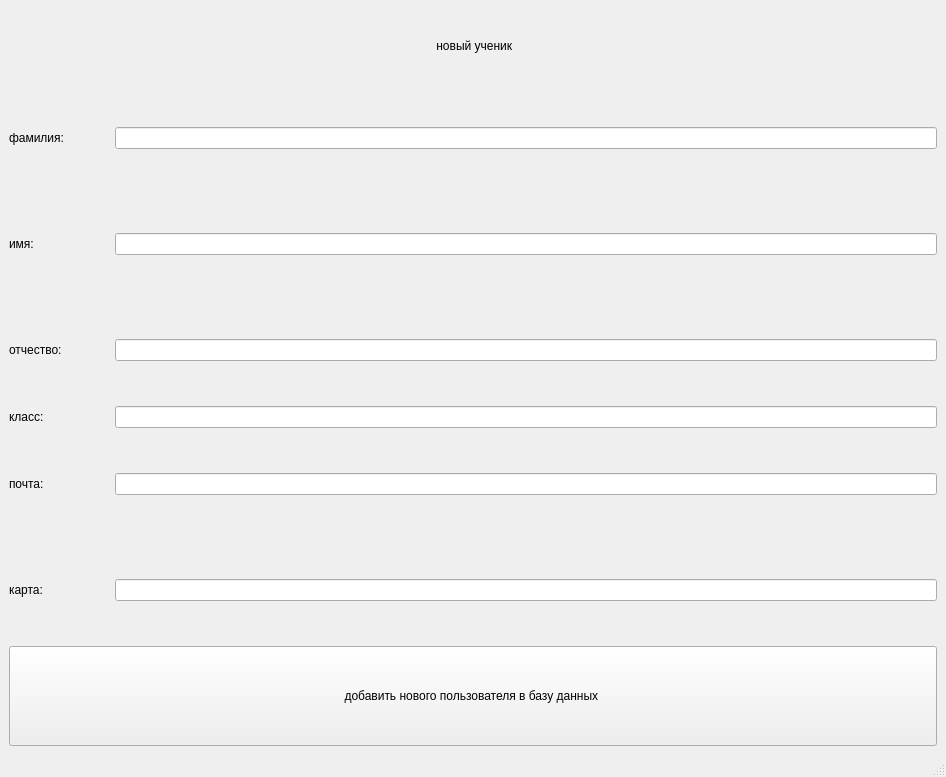
<?xml version="1.0" encoding="UTF-8"?>
<ui version="4.0">
 <class>MainWindow</class>
 <widget class="QMainWindow" name="MainWindow">
  <property name="geometry">
   <rect>
    <x>0</x>
    <y>0</y>
    <width>946</width>
    <height>777</height>
   </rect>
  </property>
  <property name="windowTitle">
   <string>MainWindow</string>
  </property>
  <widget class="QWidget" name="centralwidget">
   <layout class="QVBoxLayout" name="verticalLayout">
    <item>
     <layout class="QGridLayout" name="gridLayout_2">
      <item row="2" column="0">
       <widget class="QPushButton" name="append_student">
        <property name="minimumSize">
         <size>
          <width>0</width>
          <height>100</height>
         </size>
        </property>
        <property name="text">
         <string>добавить нового пользователя в базу данных </string>
        </property>
       </widget>
      </item>
      <item row="1" column="0">
       <layout class="QGridLayout" name="gridLayout">
        <item row="4" column="1">
         <widget class="QLineEdit" name="mail_s_l"/>
        </item>
        <item row="1" column="1">
         <widget class="QLineEdit" name="n_s_l"/>
        </item>
        <item row="0" column="0">
         <widget class="QLabel" name="s_s_t">
          <property name="minimumSize">
           <size>
            <width>100</width>
            <height>100</height>
           </size>
          </property>
          <property name="text">
           <string>фамилия:</string>
          </property>
         </widget>
        </item>
        <item row="0" column="1">
         <widget class="QLineEdit" name="s_s_l"/>
        </item>
        <item row="5" column="1">
         <widget class="QLineEdit" name="map_s_l"/>
        </item>
        <item row="5" column="0">
         <widget class="QLabel" name="map_s_t">
          <property name="minimumSize">
           <size>
            <width>100</width>
            <height>100</height>
           </size>
          </property>
          <property name="text">
           <string>карта:</string>
          </property>
         </widget>
        </item>
        <item row="4" column="0">
         <widget class="QLabel" name="mail_s_t">
          <property name="minimumSize">
           <size>
            <width>100</width>
            <height>100</height>
           </size>
          </property>
          <property name="text">
           <string>почта:</string>
          </property>
         </widget>
        </item>
        <item row="1" column="0">
         <widget class="QLabel" name="n_s_t">
          <property name="minimumSize">
           <size>
            <width>100</width>
            <height>100</height>
           </size>
          </property>
          <property name="text">
           <string>имя:</string>
          </property>
         </widget>
        </item>
        <item row="2" column="1">
         <widget class="QLineEdit" name="p_s_l"/>
        </item>
        <item row="2" column="0">
         <widget class="QLabel" name="p_s_t">
          <property name="minimumSize">
           <size>
            <width>100</width>
            <height>100</height>
           </size>
          </property>
          <property name="text">
           <string>отчество:</string>
          </property>
         </widget>
        </item>
        <item row="3" column="0">
         <widget class="QLabel" name="c_s_t">
          <property name="text">
           <string>класс:</string>
          </property>
         </widget>
        </item>
        <item row="3" column="1">
         <widget class="QLineEdit" name="c_s_l"/>
        </item>
       </layout>
      </item>
      <item row="0" column="0">
       <layout class="QHBoxLayout" name="horizontalLayout">
        <item>
         <spacer name="horizontalSpacer">
          <property name="orientation">
           <enum>Qt::Horizontal</enum>
          </property>
          <property name="sizeHint" stdset="0">
           <size>
            <width>80</width>
            <height>20</height>
           </size>
          </property>
         </spacer>
        </item>
        <item>
         <widget class="QLabel" name="label">
          <property name="minimumSize">
           <size>
            <width>20</width>
            <height>0</height>
           </size>
          </property>
          <property name="text">
           <string> новый ученик</string>
          </property>
         </widget>
        </item>
        <item>
         <spacer name="horizontalSpacer_2">
          <property name="orientation">
           <enum>Qt::Horizontal</enum>
          </property>
          <property name="sizeHint" stdset="0">
           <size>
            <width>70</width>
            <height>20</height>
           </size>
          </property>
         </spacer>
        </item>
       </layout>
      </item>
     </layout>
    </item>
   </layout>
  </widget>
  <widget class="QMenuBar" name="menubar">
   <property name="geometry">
    <rect>
     <x>0</x>
     <y>0</y>
     <width>946</width>
     <height>21</height>
    </rect>
   </property>
  </widget>
  <widget class="QStatusBar" name="statusbar"/>
 </widget>
 <resources/>
 <connections/>
</ui>
